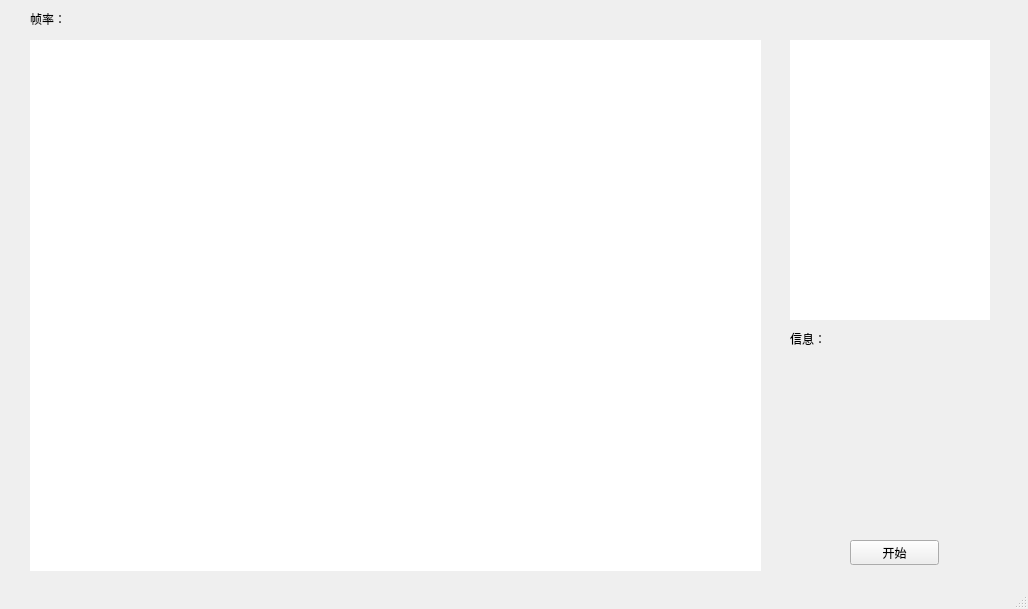
<?xml version="1.0" encoding="UTF-8"?>
<ui version="4.0">
 <class>MainWindow</class>
 <widget class="QMainWindow" name="MainWindow">
  <property name="geometry">
   <rect>
    <x>0</x>
    <y>0</y>
    <width>1028</width>
    <height>609</height>
   </rect>
  </property>
  <property name="windowTitle">
   <string>Sequence智防</string>
  </property>
  <widget class="QWidget" name="centralwidget">
   <widget class="QLabel" name="labelCamera0">
    <property name="geometry">
     <rect>
      <x>30</x>
      <y>40</y>
      <width>731</width>
      <height>531</height>
     </rect>
    </property>
    <property name="styleSheet">
     <string notr="true">background-color: rgb(255, 255, 255);</string>
    </property>
    <property name="text">
     <string/>
    </property>
   </widget>
   <widget class="QPushButton" name="buttonSwitchCamera">
    <property name="geometry">
     <rect>
      <x>850</x>
      <y>540</y>
      <width>89</width>
      <height>25</height>
     </rect>
    </property>
    <property name="text">
     <string>开始</string>
    </property>
   </widget>
   <widget class="QLabel" name="labelInfo">
    <property name="geometry">
     <rect>
      <x>790</x>
      <y>330</y>
      <width>200</width>
      <height>61</height>
     </rect>
    </property>
    <property name="text">
     <string>信息：</string>
    </property>
    <property name="alignment">
     <set>Qt::AlignLeading|Qt::AlignLeft|Qt::AlignTop</set>
    </property>
   </widget>
   <widget class="QLabel" name="labelProfile">
    <property name="geometry">
     <rect>
      <x>790</x>
      <y>40</y>
      <width>200</width>
      <height>280</height>
     </rect>
    </property>
    <property name="styleSheet">
     <string notr="true">background-color: rgb(255, 255, 255);</string>
    </property>
    <property name="text">
     <string/>
    </property>
   </widget>
   <widget class="QLabel" name="labelFPS">
    <property name="geometry">
     <rect>
      <x>30</x>
      <y>10</y>
      <width>150</width>
      <height>17</height>
     </rect>
    </property>
    <property name="text">
     <string>帧率：</string>
    </property>
   </widget>
  </widget>
  <widget class="QStatusBar" name="statusbar"/>
 </widget>
 <resources/>
 <connections>
  <connection>
   <sender>buttonSwitchCamera</sender>
   <signal>clicked()</signal>
   <receiver>MainWindow</receiver>
   <slot>showCameraButtonClicked()</slot>
   <hints>
    <hint type="sourcelabel">
     <x>457</x>
     <y>620</y>
    </hint>
    <hint type="destinationlabel">
     <x>908</x>
     <y>637</y>
    </hint>
   </hints>
  </connection>
 </connections>
 <slots>
  <slot>showCameraButtonClicked()</slot>
 </slots>
</ui>
